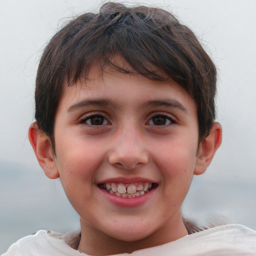
#> input picture data/HDA/age_group_0/probes/images/19122_15_F_indian_12.png, 256 x 256 px, found by its file name
$ jupyter execute --allow-errors test_HDA_loader.ipynb   (text cells are left out)
#> lines starting #> are read from the running program, lines starting #| are printed output that depends on the picture; pictures that were not available may be replaced by others from this repository, and a replacement may not be noted
#> further down, cv_image is the input picture: shape (256, 256, 3); mean B, G, R 137.2, 140.1, 159.5
[cell 1]
#!pip install scikit-image

[cell 2]
# Load packages

from retinaface import RetinaFace
import cv2
import os
import numpy as np
import sys
sys.path.append('../../MagFace-main/utils/')
import face_align
import matplotlib.pyplot as plt

[cell 3]
data_root_folder = '../../data/'

os.path.join(data_root_folder, 'fine_tune_train_list_TEST.list')

[cell 4]
os.path.dirname('../../data/fine_tune_train_list_TEST.list')

[cell 5]
path = '../../data/fine_tune_train_list_TEST.list'
directory = os.path.abspath(os.path.dirname(path))
os.access(directory, os.W_OK)

[cell 6]
def extract_landmarks(image_path):
    landmark_values = RetinaFace.detect_faces(image_path)["face_1"]["landmarks"].values()
    return np.array([sublist for sublist in landmark_values])

[cell 7]
# With help from franck hda synth loader
main_dataset_folder = '../../data/raw/HDA'
output_folder = "../../data/raw_full/HDA_aligned_resized"
imgs_output_folder = output_folder + '/images'
rest_path = '/probes/images'
image_size=112

os.makedirs(output_folder, exist_ok=True)
os.makedirs(imgs_output_folder, exist_ok=True)

#> (the rest of this cell did not finish here and is left out)

[cell 8]
# Check number of ids in list
list_folder = "../../data/data_full/HDA_aligned_resized/fine_tune_train_list.list"
# Children feature vectorsx
#> (the rest of this cell did not finish here and is left out)

[cell 9]
if 1:
    print("true")
elif 0:
    print("False")

#> (a cell that did not finish here is left out)

[cell 11]
def change_id_incremental(file_path):
    "file_path: your_file_path_here.list"
    # Read the contents of the .list file
    with open(file_path, "r") as file:
        lines = file.readlines()

    # Extract IDs and create a mapping
    id_mapping = {}
    for line in lines:
        parts = line.strip().split()
        image_path = parts[0]
        id_value = int(parts[-1])
        if id_value not in id_mapping:
            id_mapping[id_value] = len(id_mapping)
        parts[-1] = str(id_mapping[id_value])
        lines[lines.index(line)] = ' '.join(parts) + '\n'

    # Write the updated contents back to the .list file
    with open(file_path, "w") as file:
        file.writelines(lines)

#> (a cell that did not finish here is left out)

[cell 13]
import matplotlib.pyplot as plt
#> (the rest of this cell did not finish here and is left out)

[cell 14]
from PIL import Image
import matplotlib.pyplot as plt

# Read the image using Pillow
image_path = "../../data/data_full/HDA_aligned_resized/images/19122_3_F_indian_0.png"
image_pil = Image.open(image_path)
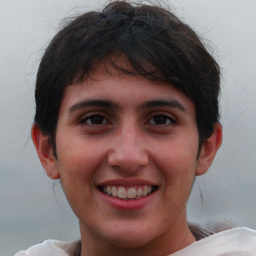
#> input picture data/HDA/accepted/probes/images/19122_21_F_indian_10.png, 256 x 256 px, given in place of 19122_3_F_indian_0.png, which was not available
#> image_pil is the input picture: PIL image 256x256 RGB; mean R, G, B 125.3, 109.2, 107.9
# Get the size of the image
image_size = image_pil.size
#> image_size = (256, 256)
print("Image size:", image_size)
#| Image size: (256, 256)
# Display the image
plt.imshow(image_pil)
plt.axis('off')  # Turn off axis
plt.show()

[cell 15]
import numpy as np
import matplotlib.pyplot as plt
import cv2
def crop_face_cv2(image_path):
    # Load the image
    image = cv2.imread(image_path)
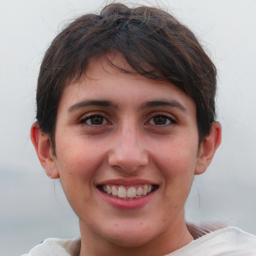
#> input picture data/HDA/accepted/probes/images/19122_21_F_indian_12.png, 256 x 256 px, given in place of m.0c3bq1_0004.jpg, which was not available
#> image is the input picture: shape (256, 256, 3); mean B, G, R 136.9, 139.9, 160.1


    # Convert the image to grayscale
    #gray = cv2.cvtColor(image, cv2.COLOR_BGR2GRAY)

    # Load the pre-trained face detector
    face_cascade = cv2.CascadeClassifier(cv2.data.haarcascades + 'haarcascade_frontalface_default.xml')

    # Detect faces in the image
    faces = face_cascade.detectMultiScale(image, scaleFactor=1.1, minNeighbors=5, minSize=(30, 30))
#> faces = [[32, 48, 184, 184]]
    try:
        if len(faces) > 0:
            # Assuming only one face is present, extract the first face
            (x, y, w, h) = faces[0]
#> x = 32; y = 48; w = 184; h = 184

            # Crop the face from the image
            face_image = image[y:y+h, x:x+w]
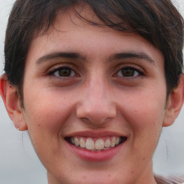
#> face_image: shape (184, 184, 3); mean B, G, R 97.6, 104.3, 140.5

            return face_image
    except:
        print("No face found in the image.")
        pass

[cell 16]
im = crop_face_cv2("/Users/gabriellakierulff/Desktop/HCAI/speciale/Master_Thesis/data/data_full/RFW/data/Caucasian/m.0c3bq1/m.0c3bq1_0004.jpg")

[cell 17]
if im is not None:
    # Display the cropped face using Matplotlib
    image_size = im.shape
#> image_size = (184, 184, 3)
    print("Image size:", image_size)
#| Image size: (184, 184, 3)
    plt.imshow(cv2.cvtColor(im, cv2.COLOR_BGR2RGB))
    plt.title('Cropped Face')
    plt.axis('off')  # Hide axis
    plt.show()

[cell 18]
image = cv2.imread("/Users/gabriellakierulff/Desktop/HCAI/speciale/Master_Thesis/data/data_full/RFW/data/Caucasian/m.0c3bq1/m.0c3bq1_0004.jpg")

[cell 19]
if image is not None:
    # Display the cropped face using Matplotlib
    plt.imshow(cv2.cvtColor(image, cv2.COLOR_BGR2RGB))
    plt.title('Non-Cropped Face')
    plt.axis('off')  # Hide axis
    plt.show()
